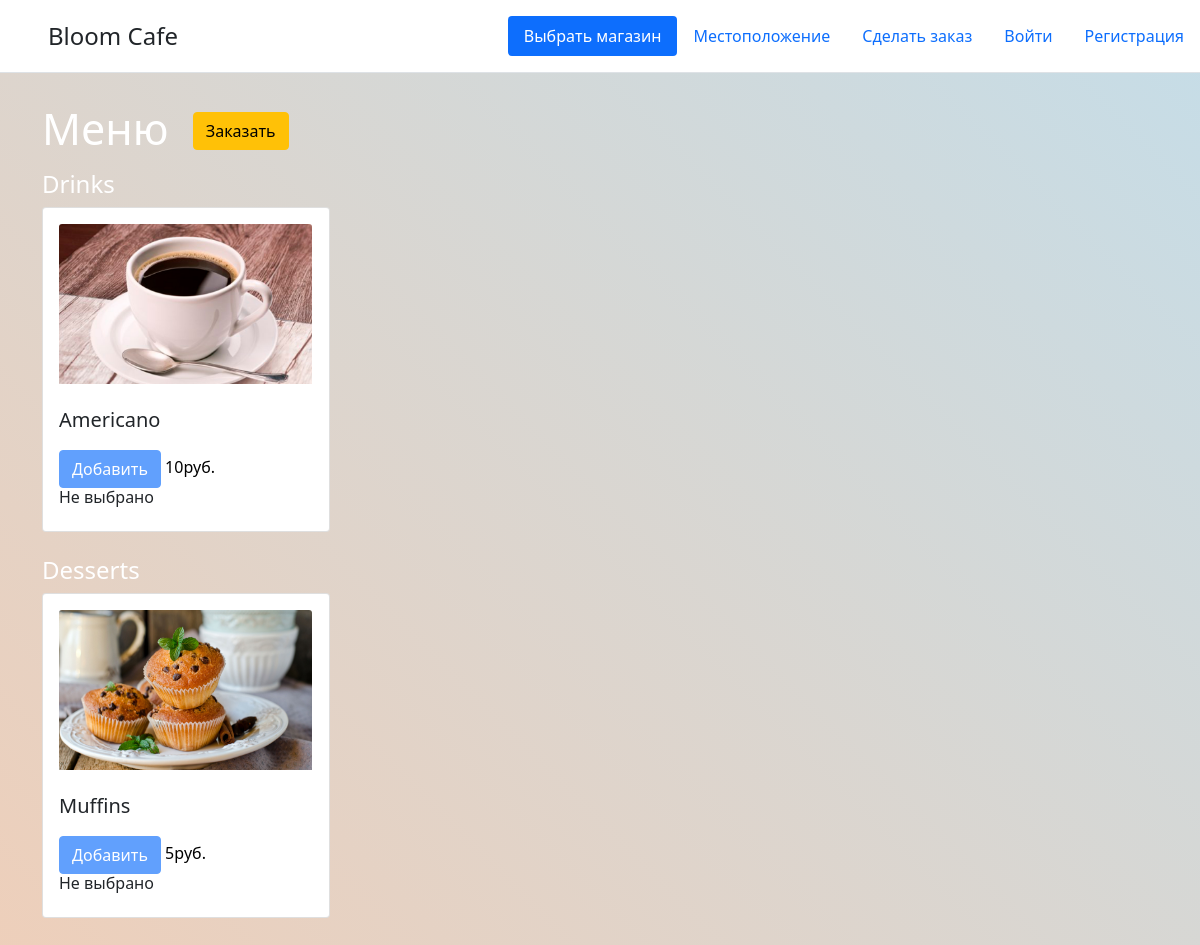
The page /menu on the database its author committed.
### data/shops.py (models this page shows)
class Shops(SqlAlchemyBase):
    __tablename__ = 'shops'
    id = sqlalchemy.Column(sqlalchemy.Integer,
                           primary_key=True, autoincrement=True)
    name = sqlalchemy.Column(sqlalchemy.String)
    tg_name = sqlalchemy.Column(sqlalchemy.String)
    specific_gps = sqlalchemy.Column(sqlalchemy.String)
    which_map = sqlalchemy.Column(sqlalchemy.Integer)
    color = sqlalchemy.Column(sqlalchemy.String)

### data/meals.py (models this page shows)
class Meals(SqlAlchemyBase):
    __tablename__ = 'menu'
    id = sqlalchemy.Column(sqlalchemy.Integer,
                           primary_key=True, autoincrement=True)
    name = sqlalchemy.Column(sqlalchemy.String)
    shop_id = sqlalchemy.Column(sqlalchemy.Integer,
                                sqlalchemy.ForeignKey("shops.id"))
    shop = orm.relation('Shops')
    category = sqlalchemy.Column(sqlalchemy.String)
    price = sqlalchemy.Column(sqlalchemy.Integer)
    pic = sqlalchemy.Column(sqlalchemy.String, nullable=True)
    in_stock = sqlalchemy.Column(sqlalchemy.Boolean)

### main.py (the view)
@app.route('/menu', methods=['GET', 'POST'])
def menu():
    db_sess = db_session.create_session()
    try:
        basket_user = [int(i) for i in current_user.basket.split(', ')]
    except Exception:
        basket_user = [0]
    a = []
    for i in db_sess.query(Meals).filter(Meals.shop_id == db_sess.query(ShopNow).first().shop_id).all():
        a.append(i.category)
    all_meals = {}
    for i in sorted(list(set(a)), reverse=True):
        a = []
        for m in db_sess.query(Meals).filter(
                Meals.category == i and Meals.shop_id == db_sess.query(ShopNow).first().shop_id):
            a.append([m.name, m.price, m.pic, m.in_stock, basket_user.count(m.id), m.id])
        all_meals[i] = a
    cols = 3
    for i in all_meals:
        n = math.ceil(len(all_meals[i]) / cols)
        dr = [[] for i in range(n)]
        k = 0
        for j in range(len(all_meals[i])):
            dr[k].append(all_meals[i][j])
            if (j + 1) % cols == 0:
                k += 1
        all_meals[i] = [dr, len(dr)]
    n = db_sess.query(ShopNow).first().shop_id
    shop_name = db_sess.query(Shops).filter(Shops.id == n).first().name
    return render_template('menu.html', all_meals=all_meals, shop_name=shop_name, shop_id=db_sess.query(ShopNow).filter(ShopNow.id == n).first().shop_id)

### data/db_session.py (called while the page is built)
def create_session() -> Session:
    global __factory
    return __factory()

### templates/menu.html (shortened to what this page needs)
{% extends "base.html" %}
{% block content %}
{% if not all_meals %}
<a style="color: #ffffff; font-size: 43px">В меню пока пусто😞</a>
{% else %}
<a style="color: #ffffff; font-size: 43px">Меню</a>
<a href="/order" class="btn btn-warning" style="margin-left: 20px; margin-bottom: 20px">
    Заказать
</a>
{% for j in all_meals %}
<h2 style="color: #ffffff; font-size: 24px;">{{ j }}</h2>
{% for c in range(all_meals[j][1]) %}
<div class="row row-cols-1 row-cols-md-3 g-4">
    {% for i in all_meals[j][0][c] %}
    <div class="col">
        <div class="card" style="width: 18rem; height: 18 rem;">
            <div class="card-body">
                {% if i[2] %}
                <img src="static/img/{{ i[2] }}" class="card-img-top" alt="..." style="width: 15.8rem; height: 10rem;">
                <br>
                {% endif %}
                <br>
                <h5 class="card-title" style="padding-bottom: 10px">{{ i[0] }}</h5>
                {% if i[3] and current_user.is_authenticated and current_user.admin == False %}
                <a href="/choose/{{ i[-1] }}/{{ current_user.id }}" class="btn btn-primary">Добавить</a>
                {% elif not i[3] %}
                <a href="#" class="btn btn-primary disabled">Нет в наличии...</a>
                {% elif not current_user.is_authenticated or current_user.admin == True %}
                <a href="#" class="btn btn-primary disabled">Добавить</a>
                {% endif %}
                <a style="color: #000000">{{ i[1] }}руб.</a>
                <br>
                {% if not i[3]%}
                <h6>Нельзя выбрать...</h6>
                {% elif i[4] > 0 %}
                <h6>Выбрано: {{ i[4] }} шт.</h6>
                {% elif i[4] == 0 %}
                <h6>Не выбрано</h6>
                {% endif %}
            </div>
        </div>
    </div>
    {% endfor %}
</div>
<br>
{% endfor %}
{% endfor %}
<br>
{% endif %}
{% endblock %}

### templates/base.html (shortened to what this page needs)
<!doctype html>
<html lang="en">
<head>
    <link rel="stylesheet"
          href="https://cdn.jsdelivr.net/npm/bootstrap@5.0.0-beta1/dist/css/bootstrap.min.css"
>
    <link rel="stylesheet" href="/static/css/style.css" type="text/css"/>
</head>
<body>
<div class="container1">
    <header class="d-flex flex-wrap justify-content-center py-3 mb-4 border-bottom">
        <a href="/" class="d-flex align-items-center mb-3 mb-md-0 me-md-auto text-dark text-decoration-none">
            <svg class="bi me-2" width="40" height="32">
                <use xlink:href="#bootstrap"></use>
            </svg>
            <span class="fs-4">{{ shop_name }}</span>
        </a>
        <ul class="nav nav-pills">
            <li class="nav-item">
                <a class="nav-link active" aria-current="page" href="/">Выбрать магазин</a>
            </li>
            <li class="nav-item">
                <a class="nav-link" aria-current="page" href="/gps">Местоположение</a>
            </li>
            {% if current_user.is_authenticated and current_user.admin == 0 %}
            <li class="nav-item">
                <a class="nav-link" href="/menu">Сделать заказ</a>
            </li>
            <li class="nav-item">
                <a class="nav-link" href="/orders_history">История заказов</a>
            </li>
            <li class="nav-item">
                <a class="nav-link" href="/basket">Корзина</a>
            </li>
            <li class="nav-item">
                <a class="nav-link" href="/logout">Выйти из аккаунта</a>
            </li>
            {% else %}
            <li class="nav-item">
                <a class="nav-link" href="/menu">Сделать заказ</a>
            </li>
            <li class="nav-item">
                <a class="nav-link" href="/login">Войти</a>
            </li>
            <li class="nav-item">
                <a class="nav-link" href="register">Регистрация</a>
            </li>
            {% endif %}
        </ul>
    </header>
</div>
<main role="main" class="container">
    {% block content %}{% endblock %}
</main>
</body>
</html>

### static/css/style.css (style rules this page uses)
.container1 { width: 100%; max-width: 20000px; margin: 0 auto; background-color:#ffffff; }
body { background: linear-gradient(45deg, #EECFBA, #C5DDE8) no-repeat center center fixed; background-size: cover; }

### rows shown on the page
Shops: name "Bloom Cafe"
Meals: category "Drinks", pic (picture), name "Americano", price "10"
Meals: category "Desserts", pic (picture), name "Muffins", price "5"
